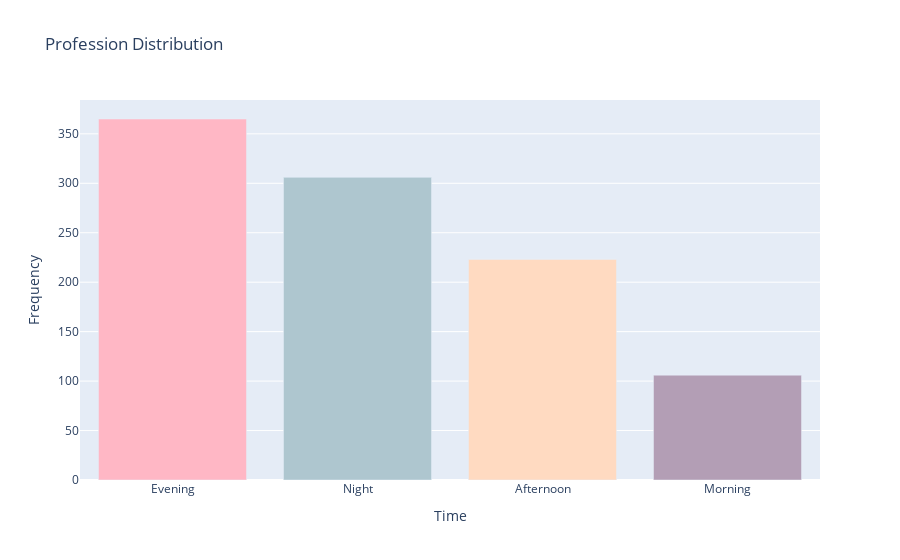

This figure's notebook cell:
### Code cell
Frequency_counts = df['Frequency'].value_counts()
Frequency_counts = Frequency_counts.sort('count', descending=True)

pastel_colors = ['#FFB7C5', '#AEC6CF', '#FFDAC1', '#B39EB5', '#FF6961', '#77DD77', '#FDFD96', '#CFCFC4', '#836953', '#F49AC2']
trace = go.Bar(
    x=Frequency_counts['Frequency'],
    y=Frequency_counts['count'],
    marker=dict(
        color=pastel_colors[:len(Frequency_counts)] 
    )
)

layout = go.Layout(
    title='Profession Distribution',
    xaxis=dict(title='Time'),
    yaxis=dict(title='Frequency')
)

fig = go.Figure(data=[trace], layout=layout)

fig.show()

### Figure 1 — Plotly figure (JSON) as saved in the notebook; plotly's stock layout.template omitted (floating-point values rounded to 4 significant figures)
{"data": [{"marker": {"color": ["#FFB7C5", "#AEC6CF", "#FFDAC1", "#B39EB5"]}, "type": "bar", "x": ["Evening", "Night", "Afternoon", "Morning"], "y": [365, 306, 223, 106]}], "layout": {"title": {"text": "Profession Distribution"}, "xaxis": {"title": {"text": "Time"}}, "yaxis": {"title": {"text": "Frequency"}}}}
